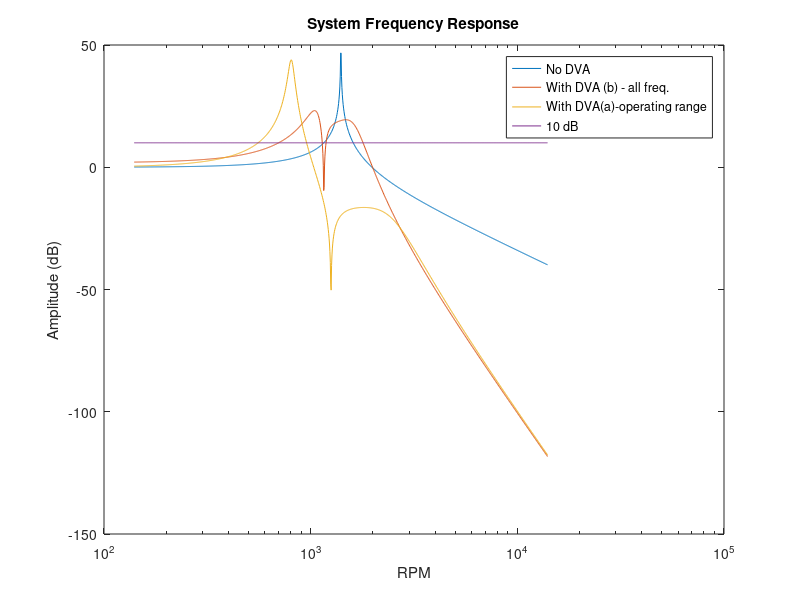

The MATLAB source for this figure: (Note: this script raises an error after producing the figure.)
%% Schur_HW5
%Randy Schur
%MAE 6258
%2/18/15

%% Problem 1
clear
close
% figure
% a

m1 = 3;
w1_rpm = 1400;
w1 = w1_rpm*2*pi/60;
wn = w1;
k1 = m1*w1^2;
mu1 = .0675;
m_eff = m1/mu1;

ampl = sqrt(10);
mu_a = 2/(ampl^2 - 1);
p_a = 1/(1+mu_a)*1.1;
ma = mu_a*m_eff
wa = p_a*wn;
ka = wa^2*ma
zeta_a= sqrt(3*mu_a/((8*(1+mu_a)^3)));
c = zeta_a*2*ma*wn

% b
pk =  10^0.4; % Use a max. amplitude of 8 dB, less than 10 with a safety factor.
r1sq = (800/1400)^2;
fn1 = @(mu) (mu+2-sqrt((mu+2)^2-4))/2 - r1sq;
mu_b = fzero(fn1,1);
zeta_b = 1/sqrt(2*(mu_b+1)*(mu_b+2));
p_b=1;


% c
r = logspace( -1, 1, 1000);
wk = r*1400;
X_1 = 1./abs(1 - r.^2);
X_a = abs((r.^2 - p_a^2)+(2*zeta_a.*r).^2)./abs((mu_a*p_a^2.*r.^2-(r.^2-1).*(r.^2-p_a^2)).^2 + (2*zeta_a.*r).^2.*(r.^2+mu_a.*r.^2 -1).^2);
X_b = abs((r.^2 - p_b^2)+(2*zeta_b.*r).^2)./abs((mu_b*p_b^2.*r.^2-(r.^2-1).*(r.^2-p_b^2)).^2 + (2*zeta_b.*r).^2.*(r.^2+mu_b.*r.^2 -1).^2);
semilogx(wk, 20*log10(X_1), wk, 20*log10(X_a), wk, 20*log10(X_b), wk, repmat(10, [1 1000])) 
x = linspace(-40, 60, 100);
y1 = repmat(1000, size(x));
y2 = repmat(1500, size(x));
% max(X_a)
hold on
% semilogx(y1, x, 'k:', y2, x, 'k:')
title('System Frequency Response')
xlabel('RPM')
ylabel('Amplitude (dB)')
legend('No DVA', 'With DVA (b) - all freq.', 'With DVA(a)-operating range', '10 dB')

%% Problem 2
clear
close all
zeta = .05;
x = .125;
k=1:6; %number of modes to use.
wa = 16*pi^2;
ma = 10; %This will need to be adjusted
xa = .125;
r = logspace(-1, 1, 1000);
% s = 1j*r;
w = 0;
beta4 = (k.*pi).^4;
syms s
for i=1:length(k)
   phi(i) = sin(i.*pi.*x); 
   mu(i) = trapz(x,phi(i).^2,2);
   beta4(i) = (i*pi)^4;
   wk(i) = sqrt(beta4(i));
   phi_xa(i) = sin(i*pi*xa);
   Gtilde(i) = 1./(s.^2 + 2*zeta.*wk(i).*s + wk(i).^2);
   w = w+phi_xa(i)./mu(i).*Gtilde(i).*phi(i)+Gtilde(i).*phi(i);
end
w_x = subs(w,s, 1j*w);
semilogx(r, 20*log10(w_x))
